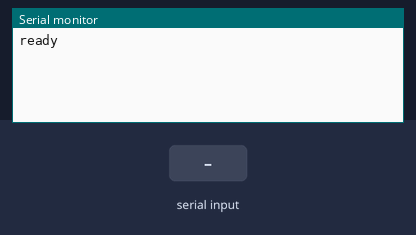
Bench run of a sketch on a simulated ESP32. On the bench: the last lines printed to the serial monitor. Inputs (shaded band) come from the test bench.

Above: at 1.2 s.
1.3 s: "1\n" received over Serial
At 2.5 s:
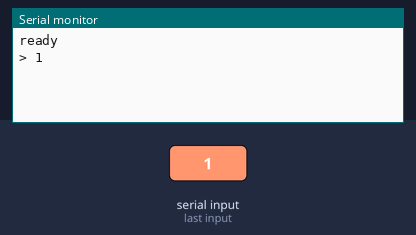
2.8 s: "0\n" received over Serial
At 3.7 s:
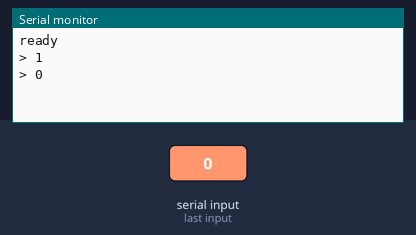

The sketch:

serial-echo.ino
```cpp
// serial-echo — tests assert (BT35): each line received on Serial (UART0, 115200) comes back
// uppercased as "> <LINE>\r\n" ("abc\n" → "> ABC\r\n"; a 200-byte line arrives intact), and
// Serial2 (UART2 on GPIO16 RX / GPIO17 TX through the GPIO matrix) does the same. Prints
// "ready" once both ports are open.
String line0;
String line2;

void echo(Stream &port, String &line) {
  while (port.available() > 0) {
    char c = (char)port.read();
    if (c == '\n') {
      line.toUpperCase();
      port.print("> ");
      port.print(line);
      port.print("\r\n");
      line = "";
    } else if (c != '\r') {
      line += c;
    }
  }
}

void setup() {
  Serial.begin(115200);
  Serial2.begin(115200);
  line0.reserve(256);
  line2.reserve(256);
  Serial.println("ready");
}

void loop() {
  echo(Serial, line0);
  echo(Serial2, line2);
  delay(1);
}
```

Measured:
- after the input at 1.3 s, the serial monitor: prints a new line at once (image 1)
- after the input at 2.8 s, the serial monitor: prints a new line at once (image 2)
